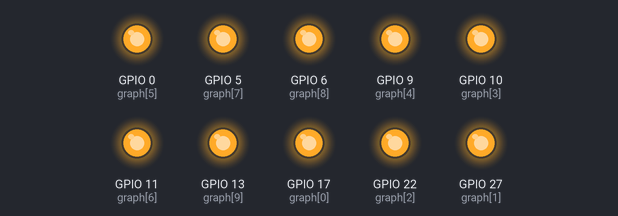
This program was run on a simulated Raspberry Pi (BCM pin numbers). Parts: output pins drawn as LEDs (lit = HIGH). At 4.0 s the program stops and its outputs stay as they are.

Above: at 0.1 s.
At 1.1 s:
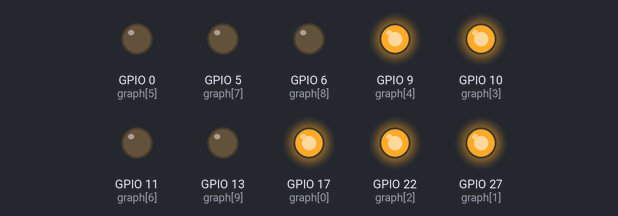
At 2.1 s:
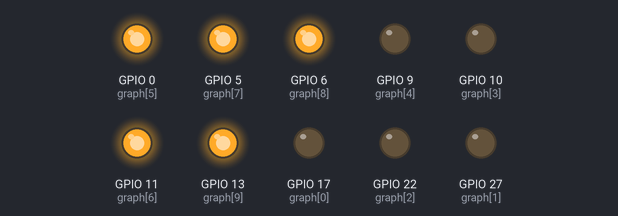
At 3.1 s:
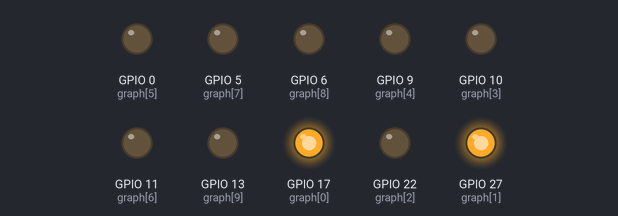
At 4.1 s:
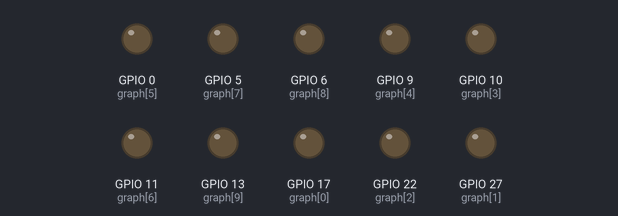
Timing chart, 0 to 5.5 s (numbered marks = the images above):
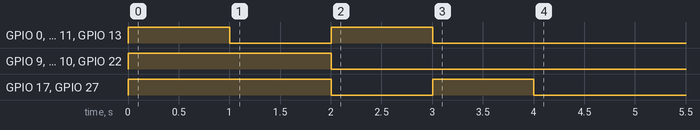

The program:

gpiozero_.py
```python
from gpiozero import LEDBarGraph
from time import sleep

# A bargraph is a collection of LEDs
graph = LEDBarGraph(17, 27, 22, 10, 9, 0, 11, 5, 6, 13)  # 5 LEDs

graph.value = 1  # 1 LED on all 1 (1,1,1,1,1,1,1,1,1,1)
sleep(1)
graph.value = 0.5  # 5 LEDs on (1,1,1,1,1,0,0,0,0,0)
sleep(1)
graph.value = -1/2  # 5 LEDs on (0,0,0,0,0,1,1,1,1,1)
sleep(1)
graph.value = 0.2  # 2 LEDs on (1,1,0,0,0,0,0,0,0,0)
sleep(1)
graph.value = -1  # 10 LEDs on (1,1,1,1,1,1,1,1,1,1)
```

Measured:
- by itself, GPIO 9 (graph[4]), GPIO 10 (graph[3]), GPIO 22 (graph[2]): LOW → HIGH at 0.00 s, → LOW 2.0 s later
- by itself, GPIO 17 (graph[0]), GPIO 27 (graph[1]): LOW → HIGH at 0.00 s, → LOW 2.0 s later, → HIGH 1.0 s later, → LOW 1.0 s later
- by itself, GPIO 0 (graph[5]), GPIO 5 (graph[7]), GPIO 6 (graph[8]), GPIO 11 (graph[6]), GPIO 13 (graph[9]): alternates HIGH for 1.0 s and LOW for 1.0 s, 4 changes in all, then stays LOW
